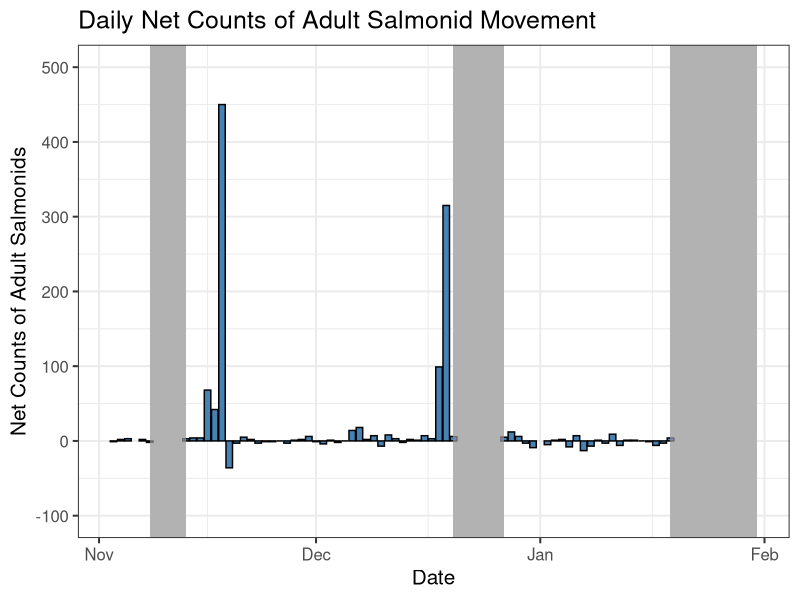
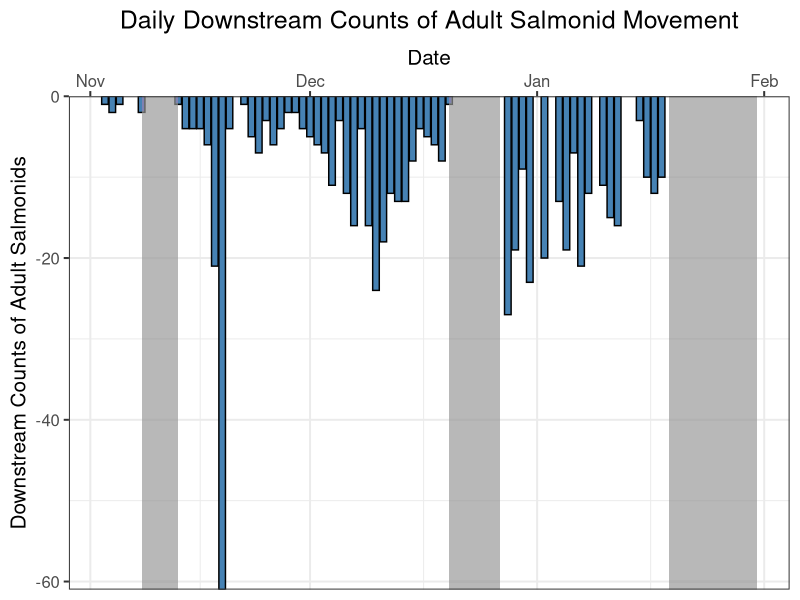
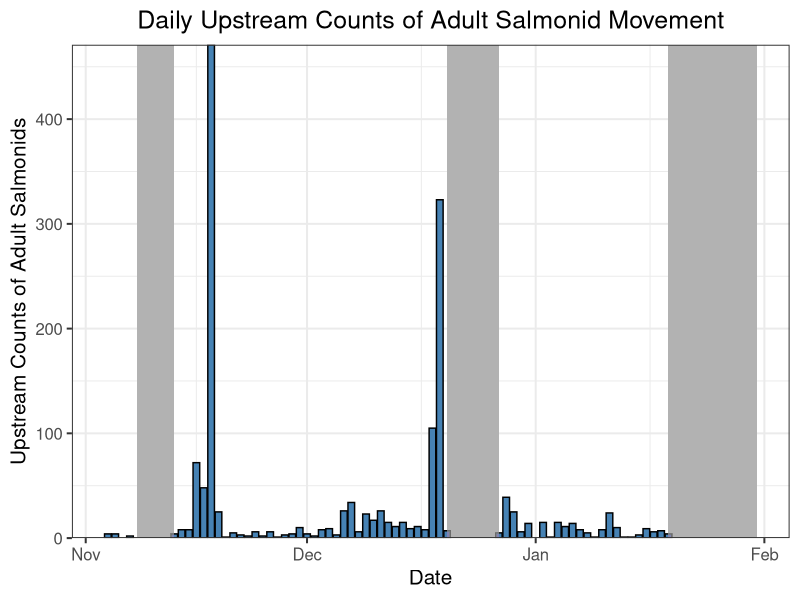
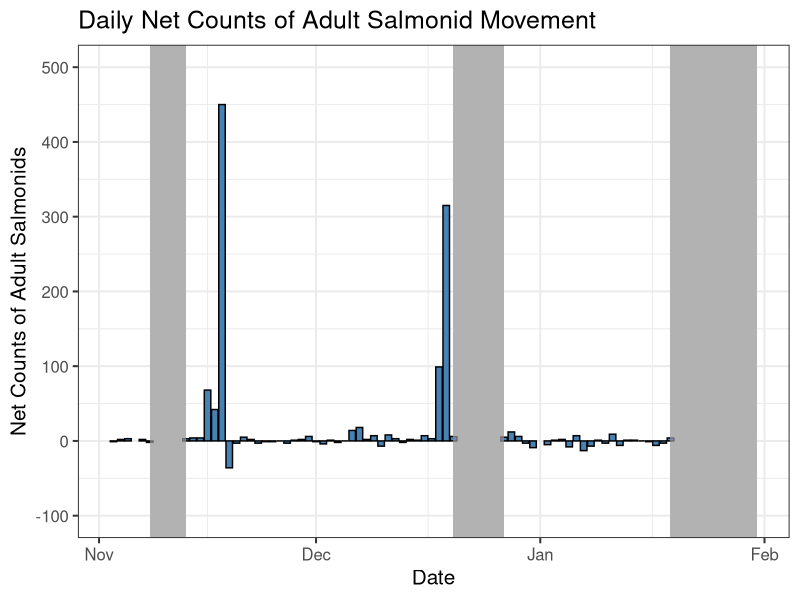
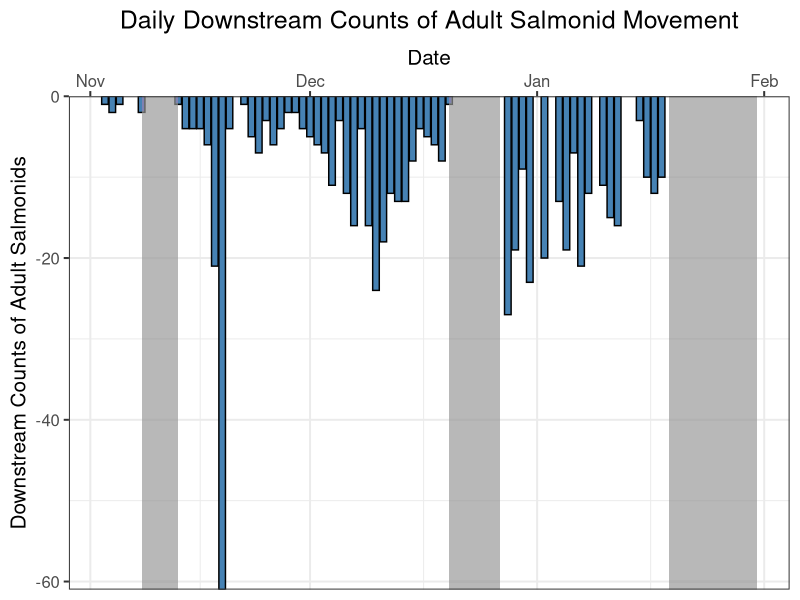
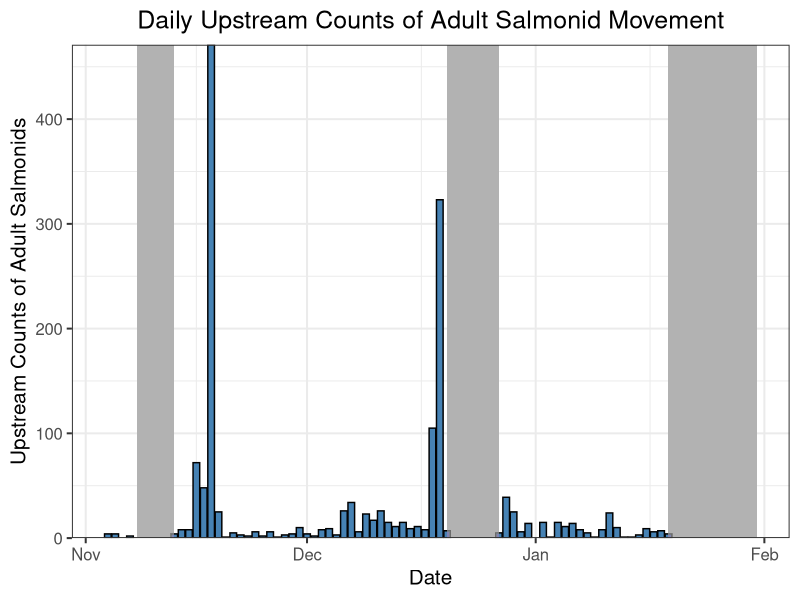

Source code (R) for these figures, in order:
# Name: Justin Jang (Github: justinj4ng)
# DIDSON 2023-2024 Figures
# Last modified 4/16/2025

###
#Read CSV file of Dates and corresponding fish movement tallies. Renders histograms for net movement, upstream tallies, and downstream tallies.
#Refer to Salmonids SOP or notes from Michael Romero, Tim Smoot, and Gillian Campbell for troubleshooting.
#How do you do docstrings in R??
###

# Frivolous comments bc I am new to ggplot
#install tidyverse before running

library("tidyverse")

#setwd("U:/Natural/_Fish/CDFW/DIDSON/Reports/2023-2024/Scripts")
setwd("C:/Users/justi/OneDrive/Desktop/2023-2024/Scripts")


# Description: Bocchi the Rock color scheme
# Author: Chenxin Li, Ph.D
# Date: March 20, 2025
# URL: https://github.com/cxli233/Color_palette_by_cxli

bocchi <- c("#F2C9D5", "#B43E44", "#FADF92" , "#496496", "#282828", "#904869")


# Daily net movement counts
net_df <-read_csv("Net movement.csv")

colnames(net_df) = c("Date", "Fish")
net_df$Fish = as.numeric(net_df$Fish)
net_df$Date = as.Date(net_df$Date, format="%m/%d/%Y")

net_bar = ggplot(data = net_df) +
  theme_bw(base_size = 15) +
  ylim(-50, 500) +
  scale_y_continuous(breaks = seq(-100,500,100)) +
  coord_cartesian(ylim = c(-100,500)) +
  geom_bar(aes(x = Date, y = Fish), position = "dodge", stat = "identity", col = "black", fill = "steelblue") +
  geom_rect(aes(xmin = as.Date("11/8/2023 05:39:39", format="%m/%d/%Y %H:%M:%S"), xmax = as.Date("11/13/2023 12:55:17", format="%m/%d/%Y %H:%M:%S"),
                ymin = -Inf, ymax = Inf), fill = "grey", alpha = 0.02) +
  geom_rect(aes(xmin = as.Date("12/20/2023 01:22:39", format="%m/%d/%Y %H:%M:%S"), xmax = as.Date("12/27/2023 12:55:17", format="%m/%d/%Y %H:%M:%S"),
                ymin = -Inf, ymax = Inf), fill = "grey", alpha = 0.02) +
  geom_rect(aes(xmin = as.Date("1/19/2024 09:39:39", format="%m/%d/%Y %H:%M:%S"), xmax = as.Date("1/31/2024 23:59:59", format="%m/%d/%Y %H:%M:%S"),
                 ymin = -Inf, ymax = Inf), fill = "grey", alpha = 0.02) +
  ### These bars represent downtime after the last recorded salmonid movement. Discarded for aesthetic reasons.

  # geom_rect(aes(xmin = as.Date("2/1/2024 00:00:00", format="%m/%d/%Y %H:%M:%S"), xmax = as.Date("2/29/2024 23:59:59", format="%m/%d/%Y %H:%M:%S"),
  #               ymin = -Inf, ymax = Inf), fill = "grey", alpha = 0.02) +
  # geom_rect(aes(xmin = as.Date("3/1/2024 00:00:00", format="%m/%d/%Y %H:%M:%S"), xmax = as.Date("3/20/2024 15:21:03", format="%m/%d/%Y %H:%M:%S"),
  #               ymin = -Inf, ymax = Inf), fill = "grey", alpha = 0.02) +
  # geom_rect(aes(xmin = as.Date("4/6/2024 07:59:59", format="%m/%d/%Y %H:%M:%S"), xmax = as.Date("4/6/2024 07:59:59", format="%m/%d/%Y %H:%M:%S"),
  #               ymin = -Inf, ymax = Inf), fill = "grey", alpha = 0.02) +
  # geom_rect(aes(xmin = as.Date("4/10/2024 12:36:03", format="%m/%d/%Y %H:%M:%S"), xmax = as.Date("4/10/2024 12:36:03", format="%m/%d/%Y %H:%M:%S"),
  #               ymin = -Inf, ymax = Inf), fill = "grey", alpha = 0.02) +
  xlab("Date") +
  ylab("Net Counts of Adult Salmonids") +
  ggtitle("Daily Net Counts of Adult Salmonid Movement")

net_bar

ggsave("Net counts.png", path = "U:/Natural/_Fish/CDFW/DIDSON/Reports/2023-2024/Figures", width = 7, height = 5)


# Daily Downstream counts

downstream_df = read.csv("Downstream movement.csv")
colnames(downstream_df) = c("Date", "Fish")
downstream_df$Fish = as.numeric(downstream_df$Fish)
downstream_df$Date = as.Date(downstream_df$Date, format="%m/%d/%Y")

downstream_bar = ggplot(data = downstream_df) +
  theme_bw(base_size = 15) +
  geom_bar(aes(x = Date, y = Fish), position = "dodge", stat = "identity", col = "black", fill = "steelblue") +
  geom_rect(aes(xmin = as.Date("11/8/2023 05:39:39", format="%m/%d/%Y %H:%M:%S"), xmax = as.Date("11/13/2023 12:55:17", format="%m/%d/%Y %H:%M:%S"),
                ymin = -Inf, ymax = Inf), fill = "grey", alpha = 0.02) +
  geom_rect(aes(xmin = as.Date("12/20/2023 01:22:39", format="%m/%d/%Y %H:%M:%S"), xmax = as.Date("12/27/2023 12:55:17", format="%m/%d/%Y %H:%M:%S"),
                ymin = -Inf, ymax = Inf), fill = "grey", alpha = 0.02) +
  geom_rect(aes(xmin = as.Date("1/19/2024 09:39:39", format="%m/%d/%Y %H:%M:%S"), xmax = as.Date("1/31/2024 23:59:59", format="%m/%d/%Y %H:%M:%S"),
                ymin = -Inf, ymax = Inf), fill = "grey", alpha = 0.02) +
  ylim(-80,0) +
  scale_y_continuous(expand = c (0,0)) +
  scale_x_date(position = "top") +
  xlab("Date") +
  ylab("Downstream Counts of Adult Salmonids") +
  ggtitle("Daily Downstream Counts of Adult Salmonid Movement") +
  theme(plot.title = element_text(hjust = 0.5))

downstream_bar

ggsave("Downstream counts.png", path = "U:/Natural/_Fish/CDFW/DIDSON/Reports/2023-2024/Figures", width = 7, height = 5)


# Daily Upstream counts
upstream_df = read.csv("Upstream movement.csv")
colnames(upstream_df) = c("Date", "Fish")
upstream_df$Fish = as.numeric(upstream_df$Fish)
upstream_df$Date = as.Date(upstream_df$Date, format="%m/%d/%Y")

upstream_bar = ggplot(data = upstream_df) +
  theme_bw(base_size = 15) +
  ylim(0, 500) +
  geom_bar(aes(x = Date, y = Fish), position = "dodge", stat = "identity", col = "black", fill = "steelblue") +
  geom_rect(aes(xmin = as.Date("11/8/2023 05:39:39", format="%m/%d/%Y %H:%M:%S"), xmax = as.Date("11/13/2023 12:55:17", format="%m/%d/%Y %H:%M:%S"),
                ymin = -Inf, ymax = Inf), fill = "grey", alpha = 0.02) +
  geom_rect(aes(xmin = as.Date("12/20/2023 01:22:39", format="%m/%d/%Y %H:%M:%S"), xmax = as.Date("12/27/2023 12:55:17", format="%m/%d/%Y %H:%M:%S"),
                ymin = -Inf, ymax = Inf), fill = "grey", alpha = 0.02) +
  geom_rect(aes(xmin = as.Date("1/19/2024 09:39:39", format="%m/%d/%Y %H:%M:%S"), xmax = as.Date("1/31/2024 23:59:59", format="%m/%d/%Y %H:%M:%S"),
                ymin = -Inf, ymax = Inf), fill = "grey", alpha = 0.02) +
  scale_y_continuous(expand = c (0,0)) +
  # scale_x_date(position = "top") +
  xlab("Date") +
  ylab("Upstream Counts of Adult Salmonids") +
  ggtitle("Daily Upstream Counts of Adult Salmonid Movement") +
  theme(plot.title = element_text(hjust = 0.5))

upstream_bar

ggsave("Upstream counts.png", path = "U:/Natural/_Fish/CDFW/DIDSON/Reports/2023-2024/Figures", width = 7, height = 5)
